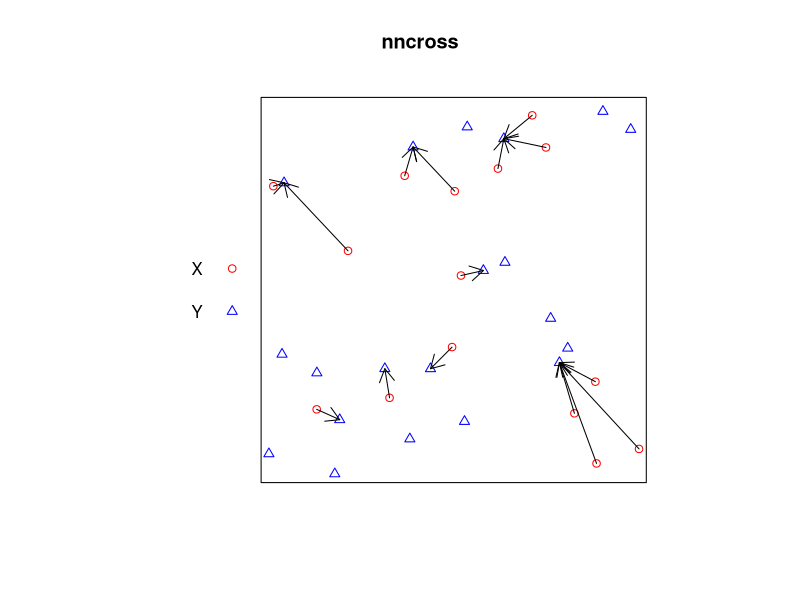
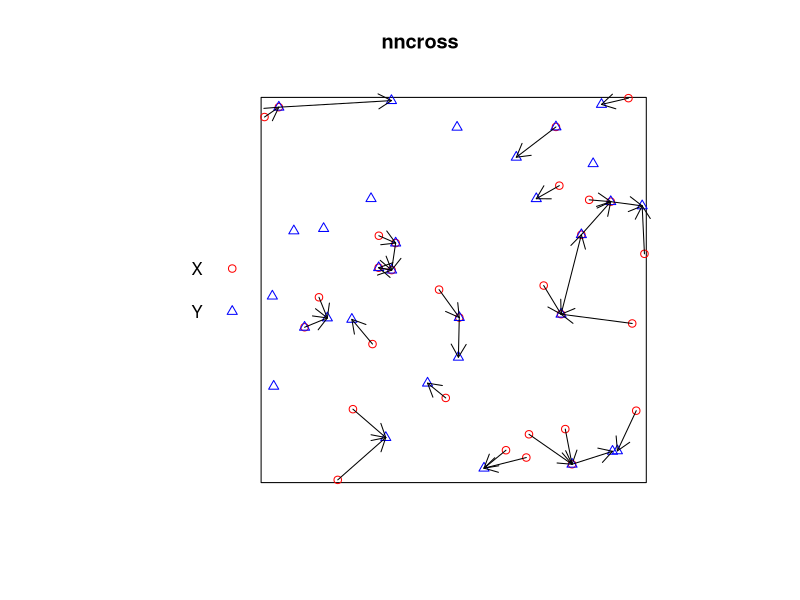

Here is the R script that generated these plots, in order:
library(spatstat)


### Name: nncross
### Title: Nearest Neighbours Between Two Patterns
### Aliases: nncross nncross.ppp nncross.default
### Keywords: spatial math

### ** Examples

  # two different point patterns
  X <- runifpoint(15)
  Y <- runifpoint(20)
  N <- nncross(X,Y)$which
  # note that length(N) = 15
  plot(superimpose(X=X,Y=Y), main="nncross", cols=c("red","blue"))
  arrows(X$x, X$y, Y[N]$x, Y[N]$y, length=0.15)

  # third-nearest neighbour
  NXY <- nncross(X, Y, k=3)
  NXY[1:3,]
  # second and third nearest neighbours
  NXY <- nncross(X, Y, k=2:3)
  NXY[1:3,]

  # two patterns with some points in common
  Z <- runifpoint(50)
  X <- Z[1:30]
  Y <- Z[20:50]
  iX <- 1:30
  iY <- 20:50
  N <- nncross(X,Y, iX, iY)$which
  N <- nncross(X,Y, iX, iY, what="which") #faster
  plot(superimpose(X=X, Y=Y), main="nncross", cols=c("red","blue"))
  arrows(X$x, X$y, Y[N]$x, Y[N]$y, length=0.15)

  # point pattern and line segment pattern
  X <- runifpoint(15)
  Y <- rpoisline(10)
  N <- nncross(X,Y)
